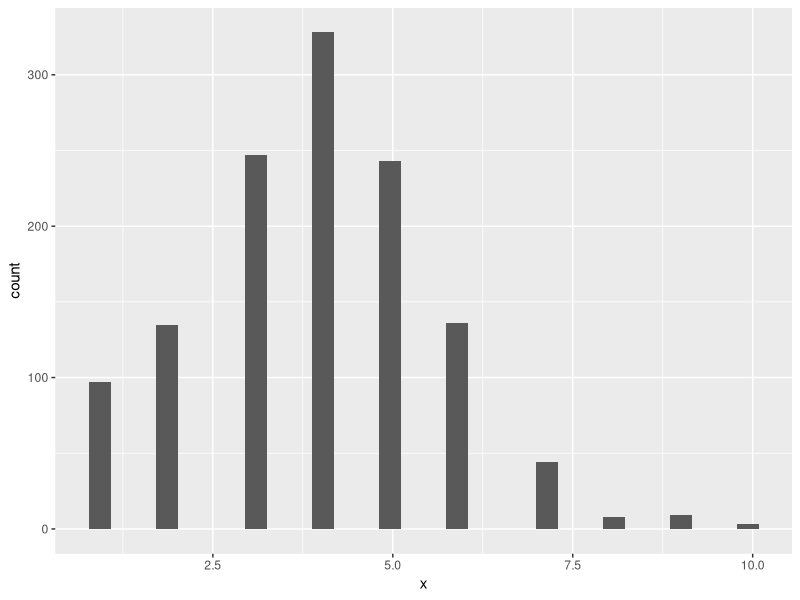
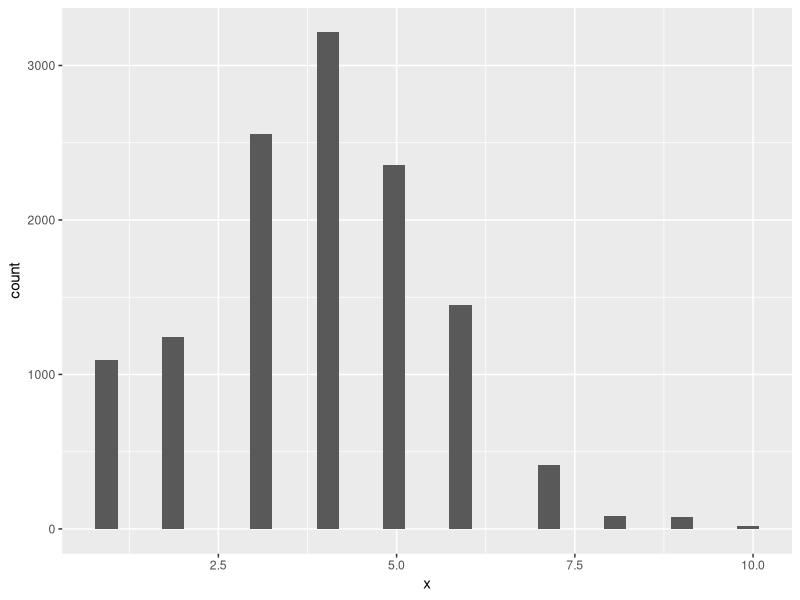
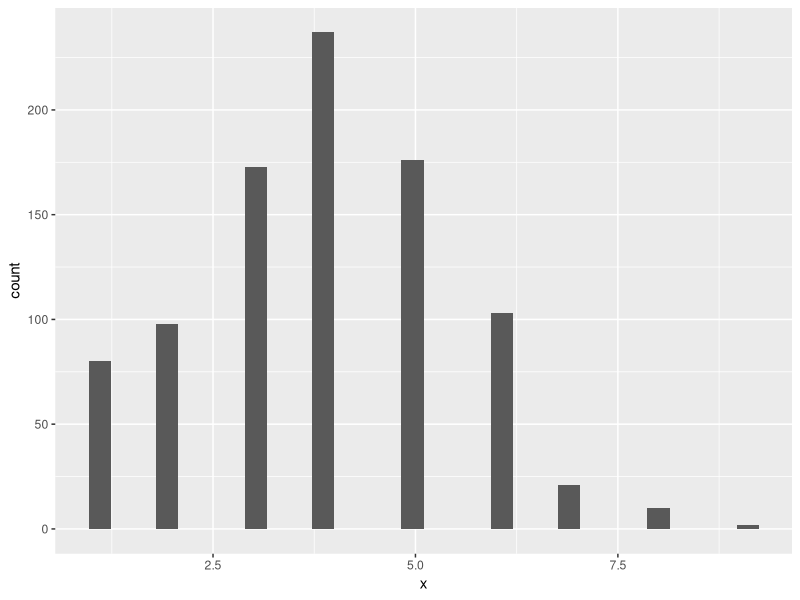

These charts were generated, in order, by the following R code:
ipod <- sample(c(rep(1, 250),
                 rep(2,300),
                 rep(3, 600),
                 rep(4, 800),
                 rep(5, 550),
                 rep(6, 350),
                 rep(7, 100),
                 rep(8, 25),
                 rep(9, 20),
                 rep(10, 5)))
ipod
library(ggplot2)

#Lay 25 mau 50 lan
x <- NULL
for (i in c(1:50)){
  x <- c(x,sample(ipod,25))
}
x

playList <- data.frame(x)
playList
#Ve bieu do
p <- ggplot(playList, aes(x=x)) + 
  geom_histogram()
p
# xac suat xuat hien bai 6 phut tro len
a <- table(playList)
a
xs = (a[6]+a[7]+a[8]+a[9]+a[10])/(25*50)
xs

#Lay 25 mau 500 lan
x <- NULL
for (i in c(1:500)){
  x <- c(x,sample(ipod,25))
}
x

playList <- data.frame(x)
playList
#Ve bieu do
p <- ggplot(playList, aes(x=x)) + 
  geom_histogram()
p
# xac suat xuat hien bai 6 phut tro len
a <- table(playList)
xs = (a[6]+a[7]+a[8]+a[9]+a[10])/(25*500)
xs

#Lay 30 mau 30 lan
x <- NULL
for (i in c(1:30)){
  x <- c(x,sample(ipod,30))
}
x

playList <- data.frame(x)
playList
#Ve bieu do
p <- ggplot(playList, aes(x=x)) + 
  geom_histogram()
p
#Xac suat xuat hien bai 6 phut tro len
a <- table(playList)
a[6]
xs = (a[6]+a[7]+a[8]+a[9]+a[10])/(30*30)
xs